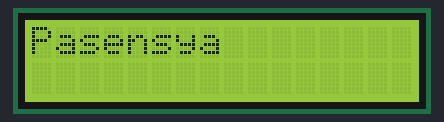
A sketch run on a simulated Arduino Uno, built with avr-gcc and run on an emulated ATmega328P. Shown: 16×2 character LCD.

Above: at 1.5 s.
At 6.7 s:
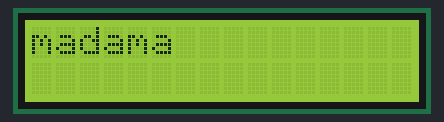
At 10.2 s:
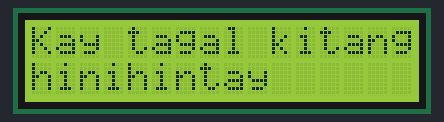
At 18.5 s:
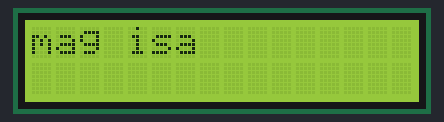
At 22.7 s:
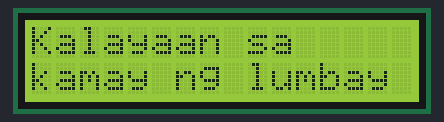
At 31.6 s:
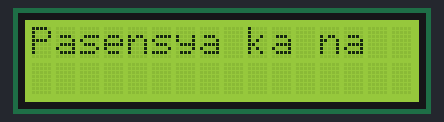

Measured:
- what the display in image 0 shows lasts 1.0 s, from 1.4 s to 2.4 s
- what the display in image 1 shows lasts 1.7 s, from 6.7 s to 8.4 s
- what the display in image 2 shows lasts 2.8 s, from 10.2 s to 13.0 s
- what the display in image 3 shows lasts 1.4 s, from 18.4 s to 19.8 s

The sketch:

pasensyakana-lyrics.ino
```cpp
#include <Wire.h>
#include <LiquidCrystal_I2C.h>

LiquidCrystal_I2C lcd(0x27, 16, 2);

struct WordTiming {
  unsigned long timeMs;
  const char* word;
};

const WordTiming lyrics[] = {
  {     22, "Pasensya" },
  {   1032, "ka" },
  {   1070, "na" },
  {   3140, "at" },
  {   3440, "'di" },
  {   3800, "ko" },
  {   4160, "na" },
  {   4540, "rin" },
  {   5260, "madama" },
  {   7040, "Kay" },
  {   7340, "tagal" },
  {   8080, "kitang" },
  {   8780, "hinihintay" },
  {  11640, "Pasensya" },
  {  12740, "ka" },
  {  13120, "na" },
  {  14560, "at" },
  {  14840, "kaya" },
  {  15580, "ko" },
  {  15960, "ng" },
  {  16660, "mag" },
  {  17020, "isa" },
  {  18420, "Kalayaan" },
  {  19820, "sa" },
  {  20200, "kamay" },
  {  20920, "ng" },
  {  21300, "lumbay" },
  {  23080, "Pasensya" },
  {  24160, "ka" },
  {  24540, "na" },
  {  28800, "Pasensya" },
  {  29880, "ka" },
  {  30200, "na" }
};

const int totalWords = sizeof(lyrics) / sizeof(lyrics[0]);
int currentWordIndex = 0;
unsigned long startPlaybackTime = 0;

uint8_t currentCol = 0;
uint8_t currentRow = 0;

void printFittedWord(const char* word) {
  int len = strlen(word);
  bool isCapital = (word[0] >= 'A' && word[0] <= 'Z');

  if (isCapital && (currentCol > 0 || currentRow > 0)) {
    lcd.clear();
    currentRow = 0;
    currentCol = 0;
  }
  else if (currentCol > 0 && (currentCol + 1 + len > 16)) {
    if (currentRow == 0) {
      currentRow = 1;
      currentCol = 0;
    } else {
      lcd.clear();
      currentRow = 0;
      currentCol = 0;
    }
  }

  if (currentCol > 0) {
    lcd.setCursor(currentCol, currentRow);
    lcd.print(" ");
    currentCol++;
  }

  lcd.setCursor(currentCol, currentRow);
  lcd.print(word);
  currentCol += len;
}

void setup() {
  lcd.init();
  lcd.backlight();
  lcd.clear();
  lcd.setCursor(0, 0);
  lcd.print("@rence.szkyrob");
  delay(1300);
  lcd.clear();
  startPlaybackTime = millis();
}

void loop() {
  unsigned long elapsed = millis() - startPlaybackTime;
  if (currentWordIndex < totalWords) {
    if (elapsed >= lyrics[currentWordIndex].timeMs) {
      printFittedWord(lyrics[currentWordIndex].word);
      currentWordIndex++;
    }
  }
}
```
